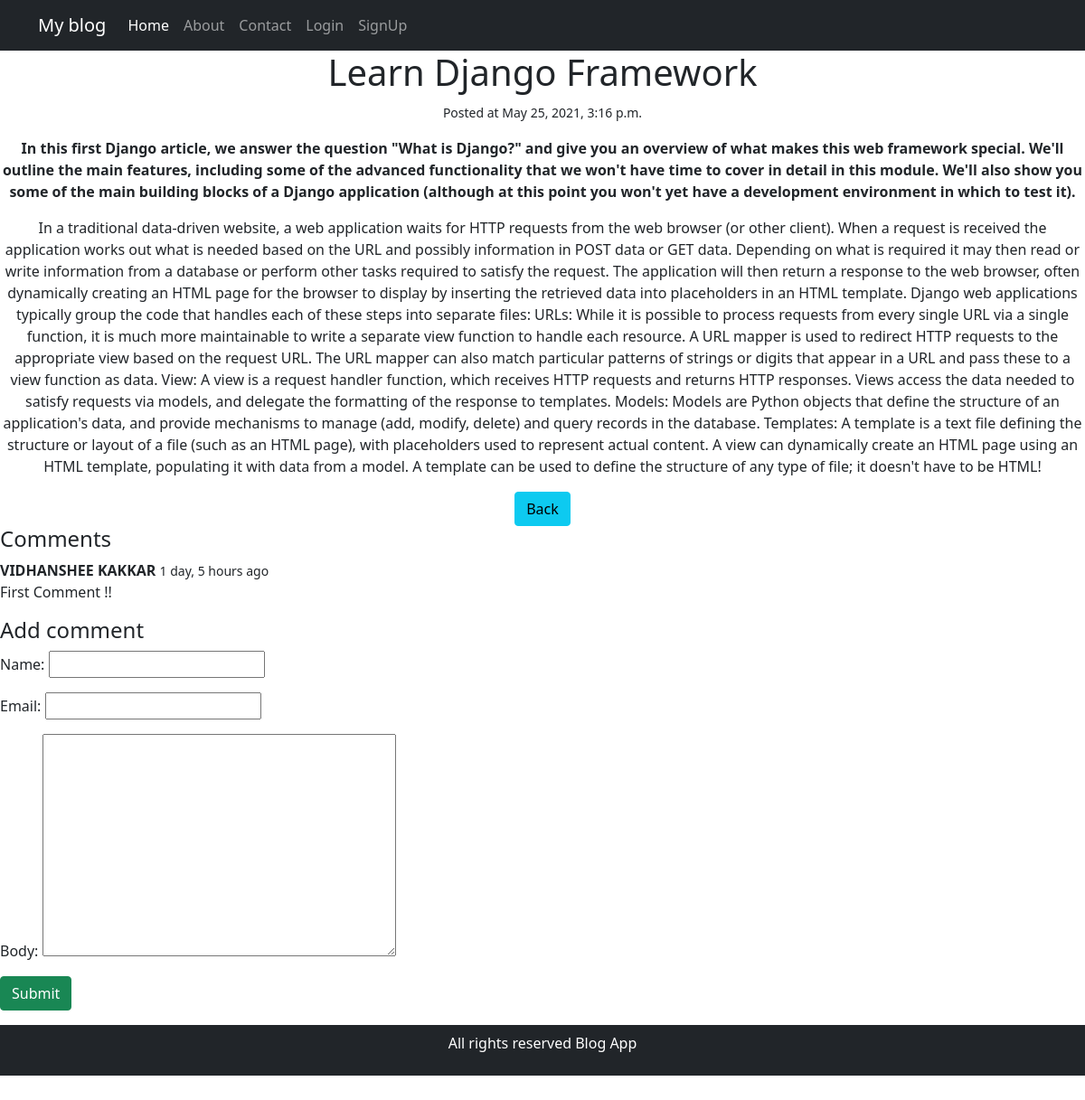
/Learn_Django/, run on the app's committed database.
### blog/models.py (models this page shows)
class Post(models.Model):
        title = models.CharField(max_length=255)
        slug = models.SlugField(unique =True)
        intro = models.TextField()
        body = models.TextField()
        date_added = models.DateTimeField(auto_now_add=True)
        class Meta:
            ordering = ['-date_added']

class Comment(models.Model):
    post = models.ForeignKey(Post, related_name='comments', on_delete=models.CASCADE)
    name = models.CharField(max_length=255)
    email = models.EmailField()
    body = models.TextField()
    date_added = models.DateTimeField(auto_now_add=True)
    class Meta:
            ordering = ['-date_added']

### blog/views.py (the view)
# urls.py: path('<slug:slug>/',views.post_detail,name='post_detail'),
def post_detail(request,slug):
    post = Post.objects.get(slug=slug)
    if request.method == 'POST':
        form = CommentForm(request.POST)
        if form.is_valid():
            comment = form.save(commit=False)
            comment.post = post
            comment.save()
            return redirect('post_detail',slug=post.slug)
    else:
        form = CommentForm()
        return render(request, 'blog/post_detail.html', {'post': post, 'form': form})

### blog/forms.py
class CommentForm(forms.ModelForm):
	class Meta:
		model = Comment
		fields = ['name', 'email', 'body']

### blog/templates/blog/post_detail.html (shortened to what this page needs)
{% extends 'blog/base.html' %}
{% block content %}
	<div class="container text-center">
	<h1 class="title">{{ post.title }}</h1>
	<small>Posted at {{ post.date_added }}</small>
	<p><strong>{{ post.intro }}</strong></p>
	<p>{{ post.body }}</p>
    <a href="{% url 'home' %}" class="btn btn-info" > Back </a>
	</div>
     <h4 class="subtitle">Comments</h4>
{% for comment in post.comments.all %}
	<article class="media">
		<div class="media-content">
			<div class="content">
				<p>
					<strong>{{ comment.name }}</strong> <small>{{ comment.date_added|timesince }} ago</small>
					<br>
					{{ comment.body }}
				</p>
			</div>
		</div>
	</article>
{% empty %}
	<div class="notification">
		No comments yet...
	</div>
{% endfor %}
<br>
	<h4 class="subtitle">Add comment</h4>
	<form method="post" action=".">
		{{ form.as_p }}
		<div class="field">
			<div class="control">
				<button class="btn btn-success">Submit</button>
			</div>
		</div>
	</form>
{% endblock %}

### data on the page
Post: title "Learn Django Framework", date_added "May 25, 2021, 3:16 p.m.", intro "In this first Django article, we answer the question \"What is Django?\" and give you an overview of what makes this web framework special. We'll outline the main features, including some of the advanced functionality that we won't have time to cover in detail in this module. We'll also show you some of the main building blocks of a Django application (although at this point you won't yet have a development environment in which to test it).", body "In a traditional data-driven website, a web application waits for HTTP requests from the web browser (or other client). When a request is received the application works out what is needed based on the URL and possibly information in POST data or GET data. Depending on what is required it may then read or write information from a database or perform other tasks required to satisfy the request. The application will then return a response to the web browser, often dynamically creating an HTML page for the browser to display by inserting the retrieved data into placeholders in an HTML template. Django web applications typically group the code that handles each of these steps into separate…"
Comment: name "VIDHANSHEE KAKKAR", date_added "1 day, 5 hours", body "First Comment !!"
